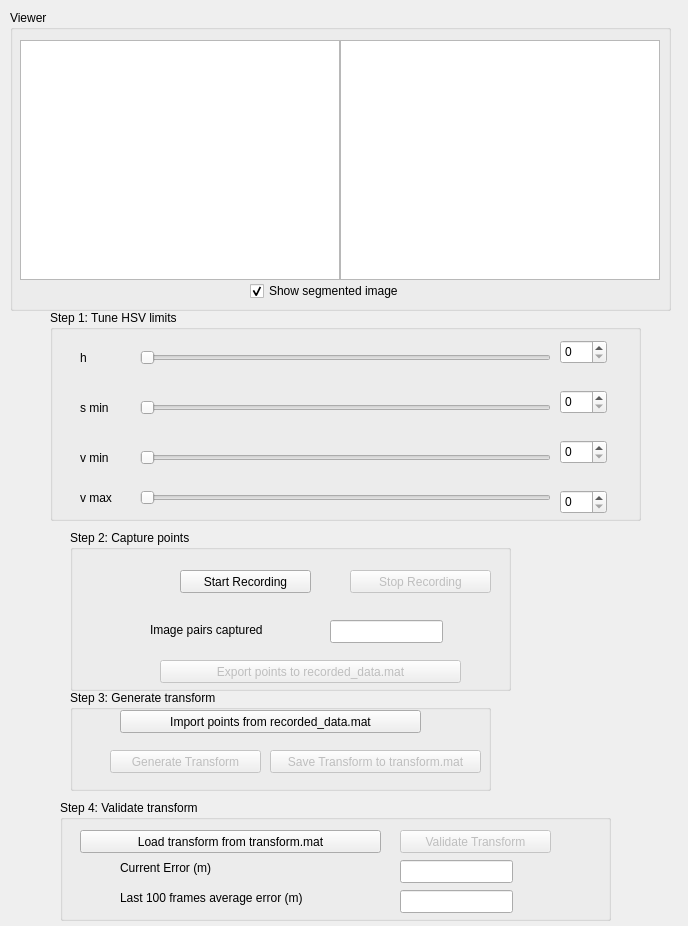
<?xml version="1.0" encoding="UTF-8"?>
<ui version="4.0">
 <class>Form</class>
 <widget class="QWidget" name="Form">
  <property name="geometry">
   <rect>
    <x>0</x>
    <y>0</y>
    <width>688</width>
    <height>926</height>
   </rect>
  </property>
  <property name="windowTitle">
   <string>Form</string>
  </property>
  <widget class="QGroupBox" name="groupBox">
   <property name="geometry">
    <rect>
     <x>70</x>
     <y>530</y>
     <width>441</width>
     <height>161</height>
    </rect>
   </property>
   <property name="title">
    <string>Step 2: Capture points</string>
   </property>
   <widget class="QLineEdit" name="capturedPairsLineEdit">
    <property name="geometry">
     <rect>
      <x>260</x>
      <y>90</y>
      <width>113</width>
      <height>23</height>
     </rect>
    </property>
   </widget>
   <widget class="QPushButton" name="startRecordingPushButton">
    <property name="geometry">
     <rect>
      <x>110</x>
      <y>40</y>
      <width>131</width>
      <height>23</height>
     </rect>
    </property>
    <property name="text">
     <string>Start Recording</string>
    </property>
   </widget>
   <widget class="QLabel" name="label_5">
    <property name="geometry">
     <rect>
      <x>80</x>
      <y>90</y>
      <width>141</width>
      <height>20</height>
     </rect>
    </property>
    <property name="text">
     <string>Image pairs captured</string>
    </property>
   </widget>
   <widget class="QPushButton" name="stopRecordingPushButton">
    <property name="enabled">
     <bool>false</bool>
    </property>
    <property name="geometry">
     <rect>
      <x>280</x>
      <y>40</y>
      <width>141</width>
      <height>23</height>
     </rect>
    </property>
    <property name="text">
     <string>Stop Recording</string>
    </property>
    <property name="checkable">
     <bool>false</bool>
    </property>
    <property name="default">
     <bool>false</bool>
    </property>
   </widget>
   <widget class="QPushButton" name="exportPointsPushButton">
    <property name="enabled">
     <bool>false</bool>
    </property>
    <property name="geometry">
     <rect>
      <x>90</x>
      <y>130</y>
      <width>301</width>
      <height>23</height>
     </rect>
    </property>
    <property name="text">
     <string>Export points to recorded_data.mat</string>
    </property>
   </widget>
  </widget>
  <widget class="QGroupBox" name="groupBox_3">
   <property name="geometry">
    <rect>
     <x>70</x>
     <y>690</y>
     <width>421</width>
     <height>101</height>
    </rect>
   </property>
   <property name="title">
    <string>Step 3: Generate transform</string>
   </property>
   <widget class="QPushButton" name="generateTransformPushButton">
    <property name="enabled">
     <bool>false</bool>
    </property>
    <property name="geometry">
     <rect>
      <x>40</x>
      <y>60</y>
      <width>151</width>
      <height>23</height>
     </rect>
    </property>
    <property name="text">
     <string>Generate Transform</string>
    </property>
   </widget>
   <widget class="QPushButton" name="saveTransformPushButton">
    <property name="enabled">
     <bool>false</bool>
    </property>
    <property name="geometry">
     <rect>
      <x>200</x>
      <y>60</y>
      <width>211</width>
      <height>23</height>
     </rect>
    </property>
    <property name="text">
     <string>Save Transform to transform.mat</string>
    </property>
   </widget>
   <widget class="QPushButton" name="importPointsPushButton">
    <property name="enabled">
     <bool>true</bool>
    </property>
    <property name="geometry">
     <rect>
      <x>50</x>
      <y>20</y>
      <width>301</width>
      <height>23</height>
     </rect>
    </property>
    <property name="text">
     <string>Import points from recorded_data.mat</string>
    </property>
   </widget>
  </widget>
  <widget class="QGroupBox" name="groupBox_4">
   <property name="geometry">
    <rect>
     <x>10</x>
     <y>10</y>
     <width>661</width>
     <height>301</height>
    </rect>
   </property>
   <property name="title">
    <string>Viewer</string>
   </property>
   <widget class="QGraphicsView" name="rightGraphicsView">
    <property name="geometry">
     <rect>
      <x>330</x>
      <y>30</y>
      <width>320</width>
      <height>240</height>
     </rect>
    </property>
    <property name="verticalScrollBarPolicy">
     <enum>Qt::ScrollBarAlwaysOff</enum>
    </property>
    <property name="horizontalScrollBarPolicy">
     <enum>Qt::ScrollBarAlwaysOff</enum>
    </property>
   </widget>
   <widget class="QGraphicsView" name="leftGraphicsView">
    <property name="geometry">
     <rect>
      <x>10</x>
      <y>30</y>
      <width>320</width>
      <height>240</height>
     </rect>
    </property>
    <property name="verticalScrollBarPolicy">
     <enum>Qt::ScrollBarAlwaysOff</enum>
    </property>
    <property name="horizontalScrollBarPolicy">
     <enum>Qt::ScrollBarAlwaysOff</enum>
    </property>
   </widget>
   <widget class="QCheckBox" name="showSegmentedCheckBox">
    <property name="geometry">
     <rect>
      <x>240</x>
      <y>270</y>
      <width>191</width>
      <height>22</height>
     </rect>
    </property>
    <property name="text">
     <string>Show segmented image</string>
    </property>
    <property name="checked">
     <bool>true</bool>
    </property>
   </widget>
  </widget>
  <widget class="QGroupBox" name="groupBox_2">
   <property name="geometry">
    <rect>
     <x>50</x>
     <y>310</y>
     <width>591</width>
     <height>211</height>
    </rect>
   </property>
   <property name="title">
    <string>Step 1: Tune HSV limits</string>
   </property>
   <widget class="QSpinBox" name="vMaxSpinBox">
    <property name="geometry">
     <rect>
      <x>510</x>
      <y>180</y>
      <width>47</width>
      <height>24</height>
     </rect>
    </property>
    <property name="maximum">
     <number>255</number>
    </property>
   </widget>
   <widget class="QLabel" name="label_3">
    <property name="geometry">
     <rect>
      <x>30</x>
      <y>140</y>
      <width>57</width>
      <height>15</height>
     </rect>
    </property>
    <property name="text">
     <string>v min</string>
    </property>
   </widget>
   <widget class="QLabel" name="label_2">
    <property name="geometry">
     <rect>
      <x>30</x>
      <y>90</y>
      <width>57</width>
      <height>15</height>
     </rect>
    </property>
    <property name="text">
     <string>s min</string>
    </property>
   </widget>
   <widget class="QSlider" name="sMinSlider">
    <property name="geometry">
     <rect>
      <x>90</x>
      <y>90</y>
      <width>411</width>
      <height>16</height>
     </rect>
    </property>
    <property name="maximum">
     <number>255</number>
    </property>
    <property name="orientation">
     <enum>Qt::Horizontal</enum>
    </property>
   </widget>
   <widget class="QLabel" name="label">
    <property name="geometry">
     <rect>
      <x>30</x>
      <y>40</y>
      <width>57</width>
      <height>15</height>
     </rect>
    </property>
    <property name="text">
     <string>h</string>
    </property>
   </widget>
   <widget class="QSlider" name="hSlider">
    <property name="geometry">
     <rect>
      <x>90</x>
      <y>40</y>
      <width>411</width>
      <height>16</height>
     </rect>
    </property>
    <property name="maximum">
     <number>179</number>
    </property>
    <property name="orientation">
     <enum>Qt::Horizontal</enum>
    </property>
   </widget>
   <widget class="QSpinBox" name="hSpinBox">
    <property name="geometry">
     <rect>
      <x>510</x>
      <y>30</y>
      <width>47</width>
      <height>24</height>
     </rect>
    </property>
    <property name="maximum">
     <number>179</number>
    </property>
   </widget>
   <widget class="QSpinBox" name="sMinSpinBox">
    <property name="geometry">
     <rect>
      <x>510</x>
      <y>80</y>
      <width>47</width>
      <height>24</height>
     </rect>
    </property>
    <property name="maximum">
     <number>255</number>
    </property>
   </widget>
   <widget class="QSlider" name="vMaxSlider">
    <property name="geometry">
     <rect>
      <x>90</x>
      <y>180</y>
      <width>411</width>
      <height>16</height>
     </rect>
    </property>
    <property name="maximum">
     <number>255</number>
    </property>
    <property name="orientation">
     <enum>Qt::Horizontal</enum>
    </property>
   </widget>
   <widget class="QLabel" name="label_4">
    <property name="geometry">
     <rect>
      <x>30</x>
      <y>180</y>
      <width>57</width>
      <height>15</height>
     </rect>
    </property>
    <property name="text">
     <string>v max</string>
    </property>
   </widget>
   <widget class="QSpinBox" name="vMinSpinBox">
    <property name="geometry">
     <rect>
      <x>510</x>
      <y>130</y>
      <width>47</width>
      <height>24</height>
     </rect>
    </property>
    <property name="maximum">
     <number>255</number>
    </property>
   </widget>
   <widget class="QSlider" name="vMinSlider">
    <property name="geometry">
     <rect>
      <x>90</x>
      <y>140</y>
      <width>411</width>
      <height>16</height>
     </rect>
    </property>
    <property name="maximum">
     <number>255</number>
    </property>
    <property name="orientation">
     <enum>Qt::Horizontal</enum>
    </property>
   </widget>
  </widget>
  <widget class="QGroupBox" name="groupBox_5">
   <property name="geometry">
    <rect>
     <x>60</x>
     <y>800</y>
     <width>551</width>
     <height>121</height>
    </rect>
   </property>
   <property name="title">
    <string>Step 4: Validate transform</string>
   </property>
   <widget class="QPushButton" name="validateTransformPushButton">
    <property name="enabled">
     <bool>false</bool>
    </property>
    <property name="geometry">
     <rect>
      <x>340</x>
      <y>30</y>
      <width>151</width>
      <height>23</height>
     </rect>
    </property>
    <property name="text">
     <string>Validate Transform</string>
    </property>
   </widget>
   <widget class="QPushButton" name="loadTransformPushButton">
    <property name="enabled">
     <bool>true</bool>
    </property>
    <property name="geometry">
     <rect>
      <x>20</x>
      <y>30</y>
      <width>301</width>
      <height>23</height>
     </rect>
    </property>
    <property name="text">
     <string>Load transform from transform.mat</string>
    </property>
   </widget>
   <widget class="QLabel" name="label_6">
    <property name="geometry">
     <rect>
      <x>60</x>
      <y>60</y>
      <width>131</width>
      <height>16</height>
     </rect>
    </property>
    <property name="text">
     <string>Current Error (m)</string>
    </property>
   </widget>
   <widget class="QLineEdit" name="currentErrorLineEdit">
    <property name="geometry">
     <rect>
      <x>340</x>
      <y>60</y>
      <width>113</width>
      <height>23</height>
     </rect>
    </property>
   </widget>
   <widget class="QLabel" name="label_7">
    <property name="geometry">
     <rect>
      <x>60</x>
      <y>90</y>
      <width>281</width>
      <height>16</height>
     </rect>
    </property>
    <property name="text">
     <string>Last 100 frames average error (m)</string>
    </property>
   </widget>
   <widget class="QLineEdit" name="averageErrorLineEdit">
    <property name="geometry">
     <rect>
      <x>340</x>
      <y>90</y>
      <width>113</width>
      <height>23</height>
     </rect>
    </property>
   </widget>
  </widget>
 </widget>
 <resources/>
 <connections/>
</ui>
